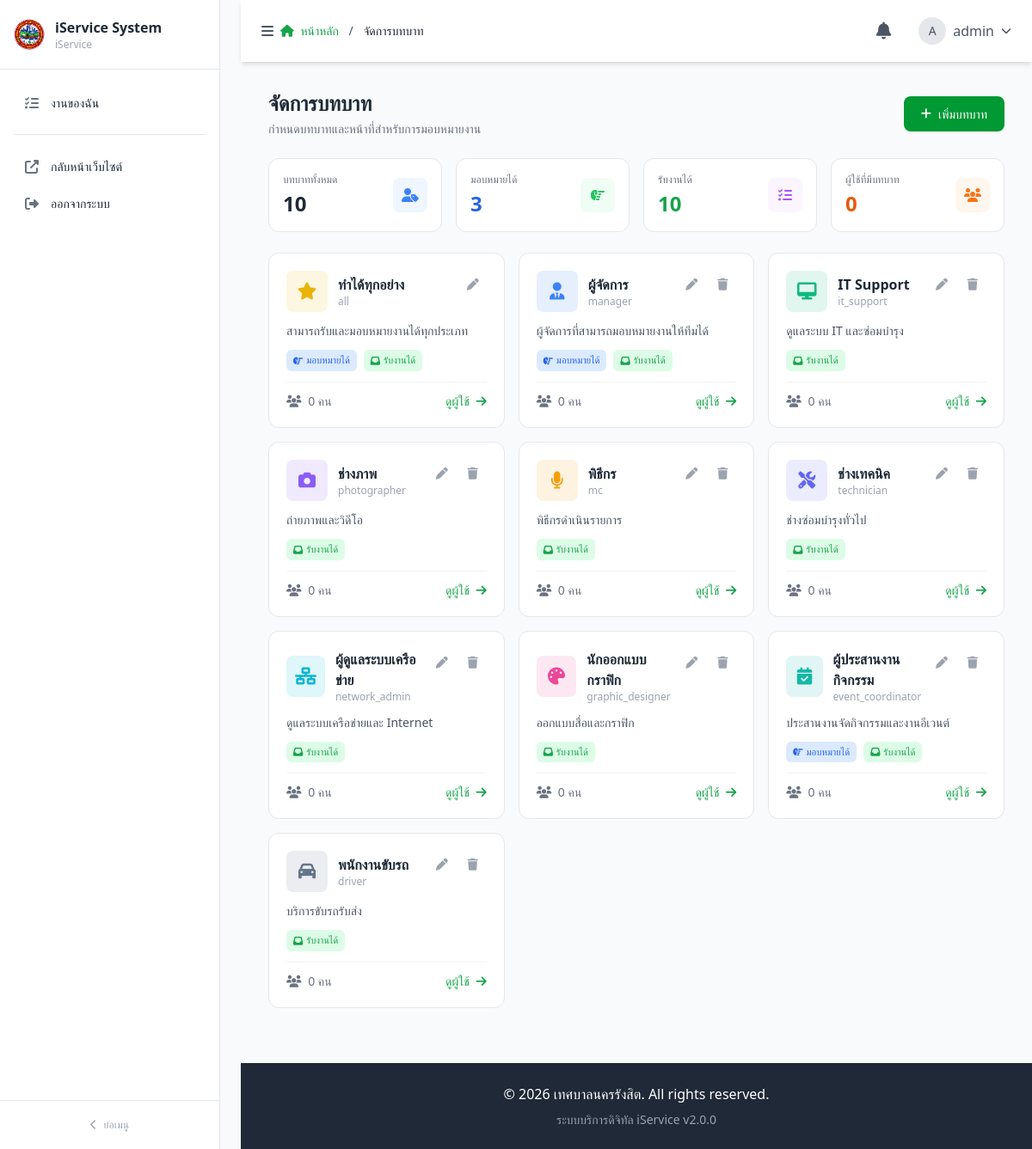
Page /admin/roles_manager.php (signed in) on the committed database.
### tables this page shows
CREATE TABLE IF NOT EXISTS `roles` (
    `role_id` INT(11) NOT NULL AUTO_INCREMENT,
    `role_code` VARCHAR(50) NOT NULL UNIQUE COMMENT 'รหัสบทบาท เช่น photographer, mc, manager',
    `role_name` VARCHAR(100) NOT NULL COMMENT 'ชื่อบทบาท เช่น ช่างภาพ, พิธีกร',
    `role_icon` VARCHAR(50) DEFAULT 'fa-user-tag' COMMENT 'Font Awesome icon',
    `role_color` VARCHAR(20) DEFAULT '#6b7280' COMMENT 'สีของ badge',
    `description` TEXT DEFAULT NULL COMMENT 'คำอธิบายบทบาท',
    `can_assign` TINYINT(1) DEFAULT 0 COMMENT 'สามารถมอบหมายงานให้ผู้อื่นได้',
    `can_be_assigned` TINYINT(1) DEFAULT 1 COMMENT 'สามารถรับมอบหมายงานได้',
    `is_active` TINYINT(1) DEFAULT 1,
    `display_order` INT(11) DEFAULT 0,
    `created_at` TIMESTAMP DEFAULT CURRENT_TIMESTAMP,
    `updated_at` TIMESTAMP DEFAULT CURRENT_TIMESTAMP ON UPDATE CURRENT_TIMESTAMP,
    PRIMARY KEY (`role_id`),
    UNIQUE KEY `idx_role_code` (`role_code`),
    KEY `idx_active` (`is_active`)
);

### admin/roles_manager.php (the view, shortened to what this page needs)
<?php
require_once '../config/database.php';
$roles_query = $conn->query("SELECT * FROM roles ORDER BY display_order ASC, role_name ASC");
$roles = [];
if ($roles_query) {
    while ($row = $roles_query->fetch_assoc()) {
        $roles[] = $row;
    }
}
$user_counts = [];
include 'admin-layout/header.php';
include 'admin-layout/sidebar.php';
include 'admin-layout/topbar.php';
?>
<div>
    <div class="flex flex-col sm:flex-row sm:items-center sm:justify-between gap-4 mb-6">
        <div>
            <h1 class="text-2xl font-semibold text-gray-800">จัดการบทบาท</h1>
            <p class="text-gray-500 text-sm mt-1">กำหนดบทบาทและหน้าที่สำหรับการมอบหมายงาน</p>
        </div>
        <button onclick="openAddModal()" class="btn btn-primary">
            <i class="fas fa-plus"></i>
            เพิ่มบทบาท
        </button>
    </div>
    <div class="grid grid-cols-2 md:grid-cols-4 gap-4 mb-6">
        <div class="bg-white border border-gray-200 rounded-xl p-4">
            <div class="flex items-center justify-between">
                <div>
                    <p class="text-xs font-medium text-gray-500 uppercase">บทบาททั้งหมด</p>
                    <p class="text-2xl font-semibold text-gray-800 mt-1"><?= count($roles) ?></p>
                </div>
                <div class="w-10 h-10 bg-blue-50 rounded-lg flex items-center justify-center">
                    <i class="fas fa-user-tag text-blue-500"></i>
                </div>
            </div>
        </div>
        <div class="bg-white border border-gray-200 rounded-xl p-4">
            <div class="flex items-center justify-between">
                <div>
                    <p class="text-xs font-medium text-gray-500 uppercase">มอบหมายได้</p>
                    <p class="text-2xl font-semibold text-blue-600 mt-1"><?= count(array_filter($roles, fn($r) => $r['can_assign'])) ?></p>
                </div>
                <div class="w-10 h-10 bg-green-50 rounded-lg flex items-center justify-center">
                    <i class="fas fa-hand-point-right text-green-500"></i>
                </div>
            </div>
        </div>
        <div class="bg-white border border-gray-200 rounded-xl p-4">
            <div class="flex items-center justify-between">
                <div>
                    <p class="text-xs font-medium text-gray-500 uppercase">รับงานได้</p>
                    <p class="text-2xl font-semibold text-green-600 mt-1"><?= count(array_filter($roles, fn($r) => $r['can_be_assigned'])) ?></p>
                </div>
                <div class="w-10 h-10 bg-purple-50 rounded-lg flex items-center justify-center">
                    <i class="fas fa-tasks text-purple-500"></i>
                </div>
            </div>
        </div>
        <div class="bg-white border border-gray-200 rounded-xl p-4">
            <div class="flex items-center justify-between">
                <div>
                    <p class="text-xs font-medium text-gray-500 uppercase">ผู้ใช้ที่มีบทบาท</p>
                    <p class="text-2xl font-semibold text-orange-600 mt-1"><?= array_sum($user_counts) ?></p>
                </div>
                <div class="w-10 h-10 bg-orange-50 rounded-lg flex items-center justify-center">
                    <i class="fas fa-users text-orange-500"></i>
                </div>
            </div>
        </div>
    </div>
    <div class="grid grid-cols-1 md:grid-cols-2 lg:grid-cols-3 gap-4">
        <?php foreach ($roles as $role): ?>
        <div class="role-card" data-role-id="<?= $role['role_id'] ?>">
            <div class="flex items-start justify-between mb-3">
                <div class="flex items-center gap-3">
                    <div class="role-icon" style="background: <?= $role['role_color'] ?>20; color: <?= $role['role_color'] ?>;">
                        <i class="fas <?= htmlspecialchars($role['role_icon']) ?>"></i>
                    </div>
                    <div>
                        <h3 class="font-semibold text-gray-800"><?= htmlspecialchars($role['role_name']) ?></h3>
                        <p class="text-xs text-gray-400"><?= htmlspecialchars($role['role_code']) ?></p>
                    </div>
                </div>
                <div class="flex gap-1">
                    <button class="action-btn action-btn-edit" onclick="editRole(<?= $role['role_id'] ?>)" title="แก้ไข">
                        <i class="fas fa-pen text-sm"></i>
                    </button>
                    <?php if ($role['role_code'] !== 'all'): ?>
                    <button class="action-btn action-btn-delete" onclick="deleteRole(<?= $role['role_id'] ?>, '<?= htmlspecialchars($role['role_name']) ?>')" title="ลบ">
                        <i class="fas fa-trash text-sm"></i>
                    </button>
                    <?php endif; ?>
                </div>
            </div>
            <p class="text-sm text-gray-600 mb-3 line-clamp-2"><?= htmlspecialchars($role['description'] ?? '-') ?></p>
            <div class="flex flex-wrap gap-2 mb-3">
                <?php if ($role['can_assign']): ?>
                <span class="role-badge badge-assign">
                    <i class="fas fa-hand-point-right"></i> มอบหมายได้
                </span>
                <?php endif; ?>
                <?php if ($role['can_be_assigned']): ?>
                <span class="role-badge badge-receive">
                    <i class="fas fa-inbox"></i> รับงานได้
                </span>
                <?php endif; ?>
            </div>
            <div class="flex items-center justify-between pt-3 border-t border-gray-100">
                <span class="text-sm text-gray-500">
                    <i class="fas fa-users mr-1"></i>
                    <?= $user_counts[$role['role_id']] ?? 0 ?> คน
                </span>
                <a href="user_roles.php?role=<?= $role['role_id'] ?>" class="text-sm text-green-600 hover:text-green-700">
                    ดูผู้ใช้ <i class="fas fa-arrow-right ml-1"></i>
                </a>
            </div>
        </div>
        <?php endforeach; ?>
    </div>
</div>
<?php include 'admin-layout/footer.php'; ?>

### admin/admin-layout/header.php (style rules this page uses)
.btn-primary { background-color: #009933 !important; border-color: #009933 !important; color: white !important; }

### admin/admin-layout/sidebar.php (style rules this page uses)
:root { --sidebar-bg: #ffffff; --sidebar-border: #e5e7eb; --sidebar-text: #1f2937; --sidebar-text-muted: #6b7280; --sidebar-hover: #f3f4f6; --sidebar-active-bg: #ecfdf5; --sidebar-active-text: #009933; --sidebar-active-border: #009933; --sidebar-section-text: #9ca3af; }

### admin/roles_manager.php (style rules this page uses)
.role-card { background: white; border: 1px solid #e5e7eb; border-radius: 0.75rem; padding: 1.25rem; transition: all 0.2s ease; }
.role-icon { width: 3rem; height: 3rem; border-radius: 0.5rem; display: flex; align-items: center; justify-content: center; font-size: 1.25rem; }
.role-badge { display: inline-flex; align-items: center; padding: 0.25rem 0.5rem; border-radius: 0.375rem; font-size: 0.7rem; font-weight: 500; gap: 0.25rem; }
.badge-assign { background: #dbeafe; color: #2563eb; }
.badge-receive { background: #dcfce7; color: #16a34a; }
.action-btn { width: 2rem; height: 2rem; border-radius: 0.375rem; display: inline-flex; align-items: center; justify-content: center; border: none; background: transparent; color: #9ca3af; cursor: pointer; transition: all 0.15s ease; }
.btn { padding: 0.625rem 1.25rem; border: none; border-radius: 0.5rem; font-size: 0.875rem; font-weight: 500; cursor: pointer; transition: all 0.15s ease; display: inline-flex; align-items: center; justify-content: center; gap: 0.5rem; }
.btn-primary { background-color: #009933; color: white; }

### rows in the picture
roles: role_name "ทำได้ทุกอย่าง", role_code "all", description "สามารถรับและมอบหมายงานได้ทุกประเภท", can_assign 1 (drawn), can_be_assigned 1 (drawn), role_id "0"
roles: role_name "ผู้จัดการ", role_code "manager", description "ผู้จัดการที่สามารถมอบหมายงานให้ทีมได้", can_assign 1 (drawn), can_be_assigned 1 (drawn), role_id "0"
roles: role_name "IT Support", role_code "it_support", description "ดูแลระบบ IT และซ่อมบำรุง", can_be_assigned 1 (drawn), role_id "0"
roles: role_name "ช่างภาพ", role_code "photographer", description "ถ่ายภาพและวิดีโอ", can_be_assigned 1 (drawn), role_id "0"
roles: role_name "พิธีกร", role_code "mc", description "พิธีกรดำเนินรายการ", can_be_assigned 1 (drawn), role_id "0"
roles: role_name "ช่างเทคนิค", role_code "technician", description "ช่างซ่อมบำรุงทั่วไป", can_be_assigned 1 (drawn), role_id "0"
roles: role_name "ผู้ดูแลระบบเครือข่าย", role_code "network_admin", description "ดูแลระบบเครือข่ายและ Internet", can_be_assigned 1 (drawn), role_id "0"
roles: role_name "นักออกแบบกราฟิก", role_code "graphic_designer", description "ออกแบบสื่อและกราฟิก", can_be_assigned 1 (drawn), role_id "0"
roles: role_name "ผู้ประสานงานกิจกรรม", role_code "event_coordinator", description "ประสานงานจัดกิจกรรมและงานอีเวนต์", can_assign 1 (drawn), can_be_assigned 1 (drawn), role_id "0"
roles: role_name "พนักงานขับรถ", role_code "driver", description "บริการขับรถรับส่ง", can_be_assigned 1 (drawn), role_id "0"

### other values in the picture
$sidebar_app_name "iService System"
$sidebar_org_name "iService"
$item['label'] "งานของฉัน"
$item['label'] "หน้าหลัก"
$item['label'] "จัดการบทบาท"
substr($user['username'] ?? 'A', 0, 1) "A"
$user['username'] "admin"
count($roles) "10"
count(array_filter($roles, fn($r) => $r['can_assign'])) "3"
count(array_filter($roles, fn($r) => $r['can_be_assigned'])) "10"
array_sum($user_counts) "0"
